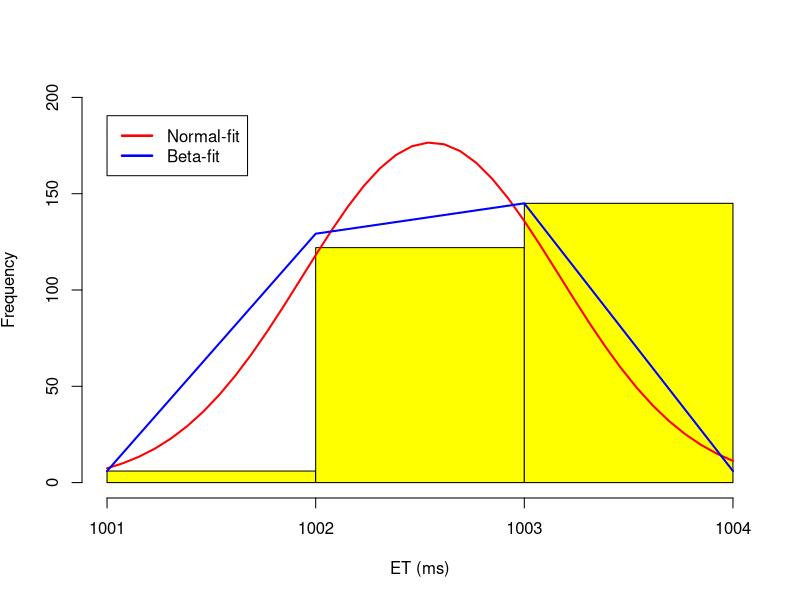
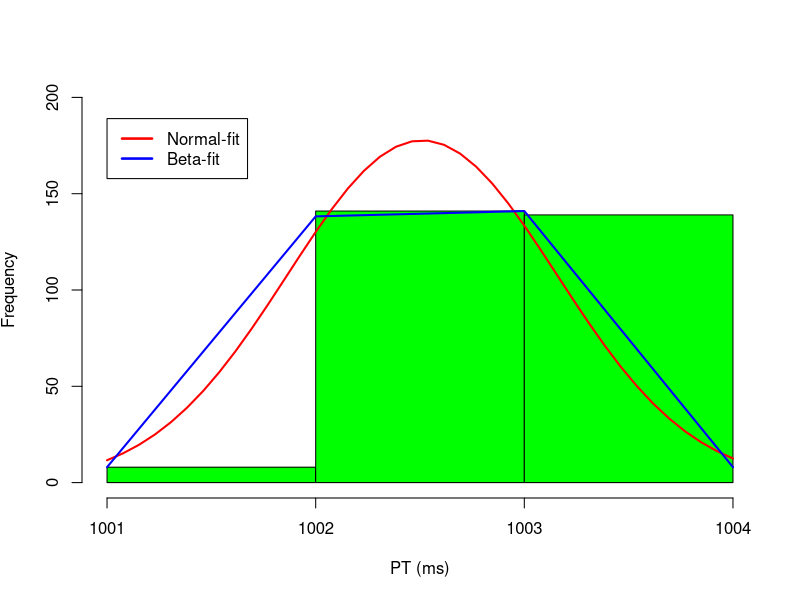
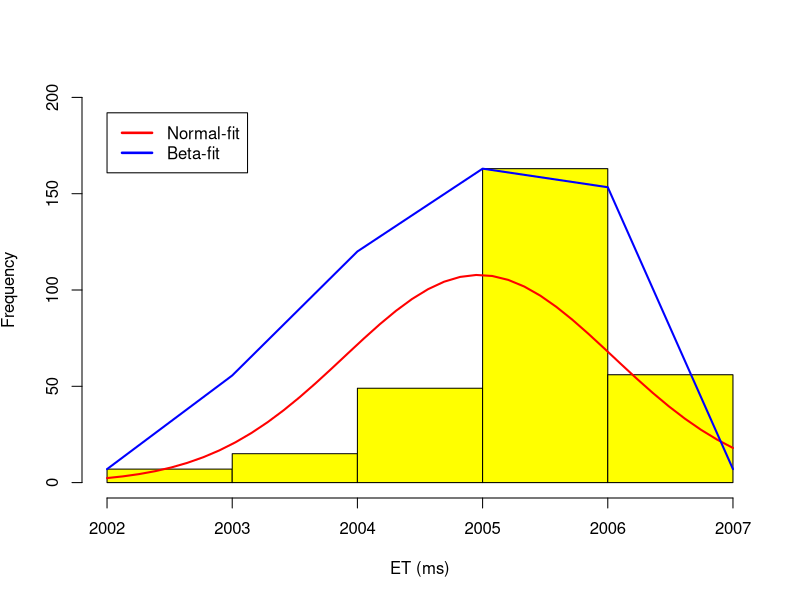
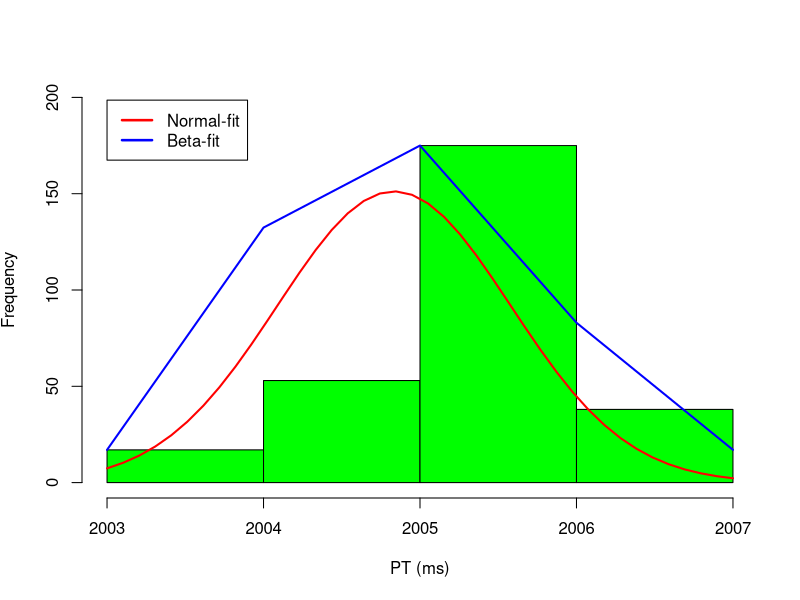
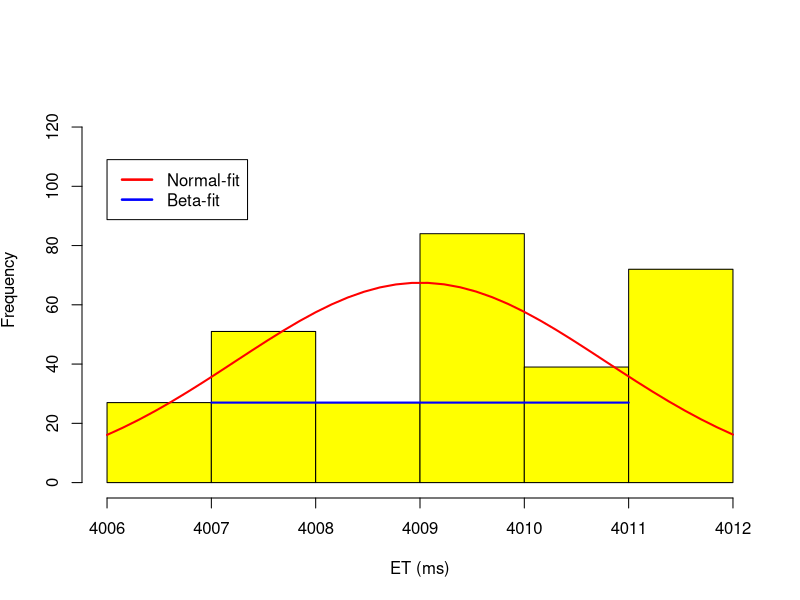
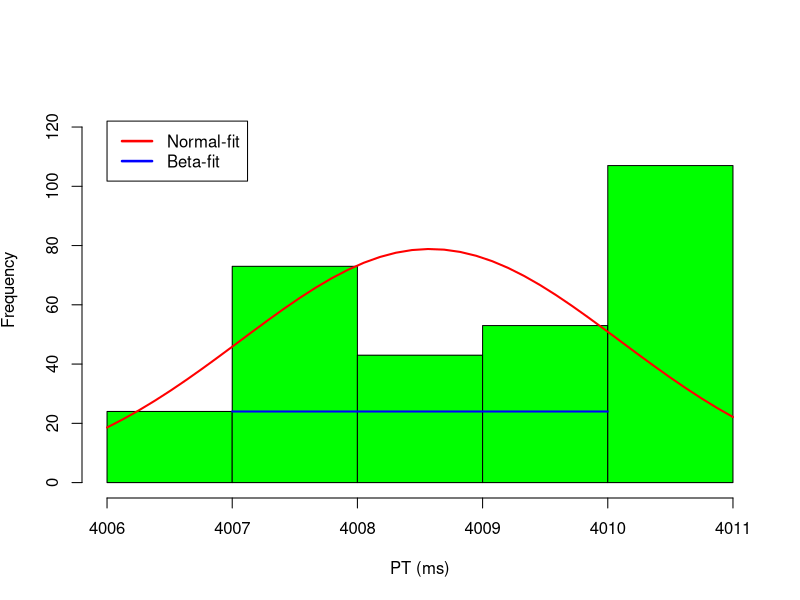
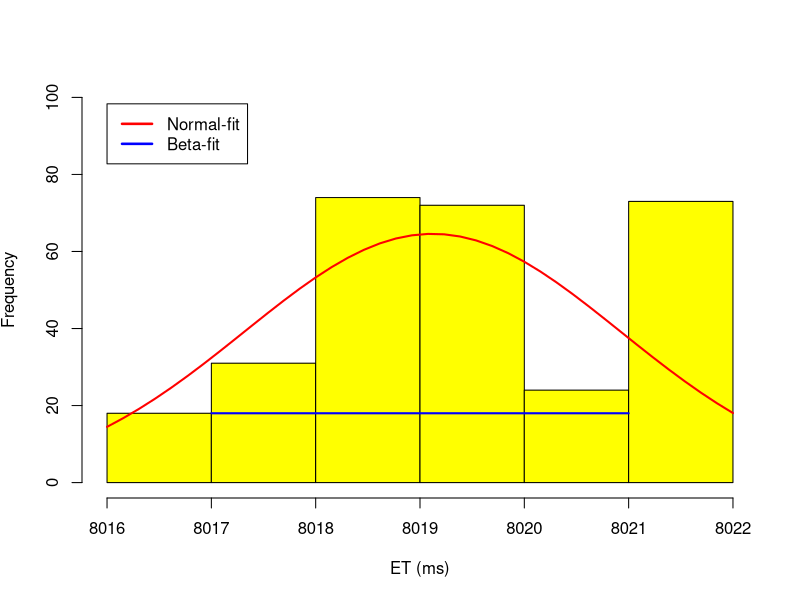
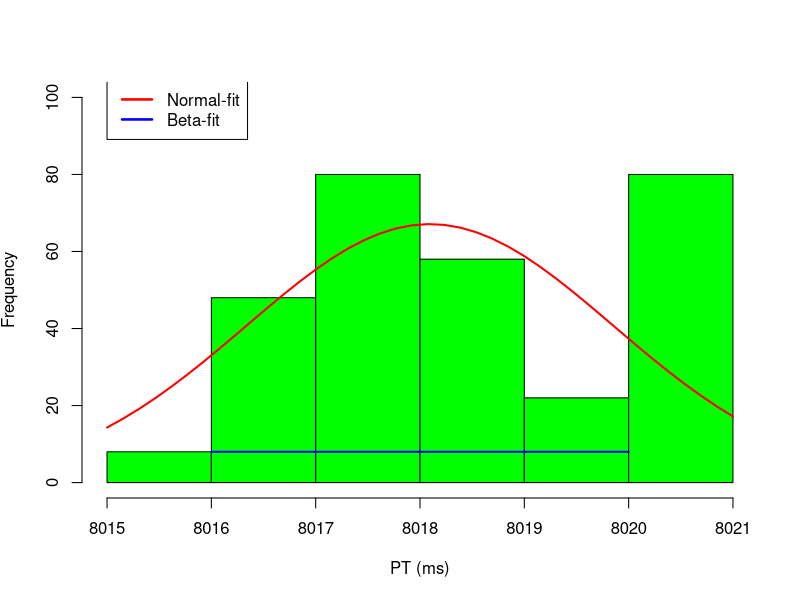

These charts were generated, in order, by the following R code:
x.org = read.csv(file="1_sec.dat",head=TRUE,sep="\t")
x.sub <- subset(x.org, x.org$ITERNUM <= 300)
x_up = mean(x.sub$METIME) + 2*sd(x.sub$METIME)
x_dn = mean(x.sub$METIME) - 2*sd(x.sub$METIME)
x = subset(x.sub, x.sub$METIME >= x_dn & x.sub$METIME <= x_up)
setEPS()
postscript("1_sec_et_hist.eps")
h = hist(x$METIME, right=F, breaks=max(x$METIME)-min(x$METIME)+1, plot=F)
plot(h, ylim=c(0,200), freq=TRUE,  xaxt='n', col="yellow", main='', xlab='ET (ms)', ylab=expression('Frequency'))
xaxtl <- seq(floor(min(h$mids)),ceiling(max(h$mids)))
axis(side=1, at=xaxtl, labels=xaxtl)
xfit<-seq(min(x$METIME),max(x$METIME),length=40)
yfit<-dnorm(xfit,mean=mean(x$METIME),sd=sd(x$METIME))
yfit <- yfit*diff(h$mids[1:2])*length(x$METIME)
lines(xfit, yfit, col="red", lwd=2)
### perform normalization of x #####
x_normal = (x$METIME-min(x$METIME))/(max(x$METIME)-min(x$METIME))
x_normal = sort(x_normal)
### get histogram on normalized x #####
h_normal = hist(x_normal, breaks=length(h$breaks),right=F, plot=F)
### get mean/variance of normalized x #####
m = mean(x_normal)
v = var(x_normal)
estBetaParams <- function(mu, var) {
  alpha <- ((1 - mu) / var - 1 / mu) * mu ^ 2
  beta <- alpha * (1 / mu - 1)
  return(params = list(alpha = alpha, beta = beta))
}
### get parameters a, b from beta distribution on normalized x #####
r <- estBetaParams(m,v)
a <- r[1]; b <- r[2]
a <- as.double(a)
b <- as.double(b)
### get new x-axis values by beta distribution of normalized x #####
y_beta<-dbeta(x_normal,a,b)
### fit x_val and y_val #####
x_val = sort(x$METIME)
y_val = min(h$counts) + ((y_beta)/(max(y_beta)-min(y_beta))) * (max(h$counts)-min(h$counts))
lines(x_val,y_val, col="blue", lwd=2)
legend(min(x$METIME), max(h$counts)+mean(h$counts)/2, c("Normal-fit","Beta-fit"), lty=c(1,1), lwd=c(2.5,2.5),col=c("red","blue"))
dev.off()

x.sub <- subset(x.org, x.org$ITERNUM <= 300)
x_up = mean(x.sub$PRTIME) + 2*sd(x.sub$PRTIME)
x_dn = mean(x.sub$PRTIME) - 2*sd(x.sub$PRTIME)
x = subset(x.sub, x.sub$PRTIME >= x_dn & x.sub$PRTIME <= x_up)
postscript("1_sec_pt_hist.eps")
h = hist(x$PRTIME, right=F, breaks=max(x$PRTIME)-min(x$PRTIME)+1, plot=F)
plot(h, ylim=c(0,200), freq=TRUE,  xaxt='n', col="green", main='', xlab='PT (ms)', ylab=expression('Frequency'))
xaxtl <- seq(floor(min(h$mids)),ceiling(max(h$mids)))
axis(side=1, at=xaxtl, labels=xaxtl)
xfit<-seq(min(x$PRTIME),max(x$PRTIME),length=40)
yfit<-dnorm(xfit,mean=mean(x$PRTIME),sd=sd(x$PRTIME))
yfit <- yfit*diff(h$mids[1:2])*length(x$PRTIME)
lines(xfit, yfit, col="red", lwd=2)
### perform normalization of x #####
x_normal = (x$PRTIME-min(x$PRTIME))/(max(x$PRTIME)-min(x$PRTIME))
x_normal = sort(x_normal)
### get histogram on normalized x #####
h_normal = hist(x_normal, breaks=length(h$breaks),right=F, plot=F)
### get mean/variance of normalized x #####
m = mean(x_normal)
v = var(x_normal)
estBetaParams <- function(mu, var) {
  alpha <- ((1 - mu) / var - 1 / mu) * mu ^ 2
  beta <- alpha * (1 / mu - 1)
  return(params = list(alpha = alpha, beta = beta))
}
### get parameters a, b from beta distribution on normalized x #####
r <- estBetaParams(m,v)
a <- r[1]; b <- r[2]
a <- as.double(a)
b <- as.double(b)
### get new x-axis values by beta distribution of normalized x #####
y_beta<-dbeta(x_normal,a,b)
### fit x_val and y_val #####
x_val = sort(x$PRTIME)
y_val = min(h$counts) + ((y_beta)/(max(y_beta)-min(y_beta))) * (max(h$counts)-min(h$counts))
lines(x_val,y_val, col="blue", lwd=2)
legend(min(x$PRTIME), max(h$counts)+mean(h$counts)/2, c("Normal-fit","Beta-fit"), lty=c(1,1), lwd=c(2.5,2.5),col=c("red","blue"))
dev.off()

x.org = read.csv(file="2_sec.dat",head=TRUE,sep="\t")
x.sub <- subset(x.org, x.org$ITERNUM <= 300)
x_up = mean(x.sub$METIME) + 2*sd(x.sub$METIME)
x_dn = mean(x.sub$METIME) - 2*sd(x.sub$METIME)
x = subset(x.sub, x.sub$METIME >= x_dn & x.sub$METIME <= x_up)
setEPS()
postscript("2_sec_et_hist.eps")
h = hist(x$METIME, right=F, breaks=max(x$METIME)-min(x$METIME)+1, plot=F)
plot(h, ylim=c(0,200), freq=TRUE,  xaxt='n', col="yellow", main='', xlab='ET (ms)', ylab=expression('Frequency'))
xaxtl <- seq(floor(min(h$mids)),ceiling(max(h$mids)))
axis(side=1, at=xaxtl, labels=xaxtl)
xfit<-seq(min(x$METIME),max(x$METIME),length=40)
yfit<-dnorm(xfit,mean=mean(x$METIME),sd=sd(x$METIME))
yfit <- yfit*diff(h$mids[1:2])*length(x$METIME)
lines(xfit, yfit, col="red", lwd=2)
### perform normalization of x #####
x_normal = (x$METIME-min(x$METIME))/(max(x$METIME)-min(x$METIME))
x_normal = sort(x_normal)
### get histogram on normalized x #####
h_normal = hist(x_normal, breaks=length(h$breaks),right=F, plot=F)
### get mean/variance of normalized x #####
m = mean(x_normal)
v = var(x_normal)
estBetaParams <- function(mu, var) {
  alpha <- ((1 - mu) / var - 1 / mu) * mu ^ 2
  beta <- alpha * (1 / mu - 1)
  return(params = list(alpha = alpha, beta = beta))
}
### get parameters a, b from beta distribution on normalized x #####
r <- estBetaParams(m,v)
a <- r[1]; b <- r[2]
a <- as.double(a)
b <- as.double(b)
### get new x-axis values by beta distribution of normalized x #####
y_beta<-dbeta(x_normal,a,b)
### fit x_val and y_val #####
x_val = sort(x$METIME)
y_val = min(h$counts) + ((y_beta)/(max(y_beta)-min(y_beta))) * (max(h$counts)-min(h$counts))
lines(x_val,y_val, col="blue", lwd=2)
legend(min(x$METIME), max(h$counts)+mean(h$counts)/2, c("Normal-fit","Beta-fit"), lty=c(1,1), lwd=c(2.5,2.5),col=c("red","blue"))
dev.off()

x.sub <- subset(x.org, x.org$ITERNUM <= 300)
x_up = mean(x.sub$PRTIME) + 2*sd(x.sub$PRTIME)
x_dn = mean(x.sub$PRTIME) - 2*sd(x.sub$PRTIME)
x = subset(x.sub, x.sub$PRTIME >= x_dn & x.sub$PRTIME <= x_up)
postscript("2_sec_pt_hist.eps")
h = hist(x$PRTIME, right=F, breaks=max(x$PRTIME)-min(x$PRTIME)+1, plot=F)
plot(h, ylim=c(0,200), freq=TRUE,  xaxt='n', col="green", main='', xlab='PT (ms)', ylab=expression('Frequency'))
xaxtl <- seq(floor(min(h$mids)),ceiling(max(h$mids)))
axis(side=1, at=xaxtl, labels=xaxtl)
xfit<-seq(min(x$PRTIME),max(x$PRTIME),length=40)
yfit<-dnorm(xfit,mean=mean(x$PRTIME),sd=sd(x$PRTIME))
yfit <- yfit*diff(h$mids[1:2])*length(x$PRTIME)
lines(xfit, yfit, col="red", lwd=2)
### perform normalization of x #####
x_normal = (x$PRTIME-min(x$PRTIME))/(max(x$PRTIME)-min(x$PRTIME))
x_normal = sort(x_normal)
### get histogram on normalized x #####
h_normal = hist(x_normal, breaks=length(h$breaks),right=F, plot=F)
### get mean/variance of normalized x #####
m = mean(x_normal)
v = var(x_normal)
estBetaParams <- function(mu, var) {
  alpha <- ((1 - mu) / var - 1 / mu) * mu ^ 2
  beta <- alpha * (1 / mu - 1)
  return(params = list(alpha = alpha, beta = beta))
}
### get parameters a, b from beta distribution on normalized x #####
r <- estBetaParams(m,v)
a <- r[1]; b <- r[2]
a <- as.double(a)
b <- as.double(b)
### get new x-axis values by beta distribution of normalized x #####
y_beta<-dbeta(x_normal,a,b)
### fit x_val and y_val #####
x_val = sort(x$PRTIME)
y_val = min(h$counts) + ((y_beta)/(max(y_beta)-min(y_beta))) * (max(h$counts)-min(h$counts))
lines(x_val,y_val, col="blue", lwd=2)
legend(min(x$PRTIME), max(h$counts)+mean(h$counts)/3, c("Normal-fit","Beta-fit"), lty=c(1,1), lwd=c(2.5,2.5),col=c("red","blue"))
dev.off()


x.org = read.csv(file="4_sec.dat",head=TRUE,sep="\t")
x.sub <- subset(x.org, x.org$ITERNUM <= 300)
x_up = mean(x.sub$METIME) + 2*sd(x.sub$METIME)
x_dn = mean(x.sub$METIME) - 2*sd(x.sub$METIME)
x = subset(x.sub, x.sub$PRTIME >= x_dn & x.sub$PRTIME <= x_up)
setEPS()
postscript("4_sec_et_hist.eps")
h = hist(x$METIME, right=F, breaks=max(x$METIME)-min(x$METIME)+1, plot=F)
plot(h, ylim=c(0,130), freq=TRUE,  xaxt='n', col="yellow", main='', xlab='ET (ms)', ylab=expression('Frequency'))
xaxtl <- seq(floor(min(h$mids)),ceiling(max(h$mids)))
axis(side=1, at=xaxtl, labels=xaxtl)
xfit<-seq(min(x$METIME),max(x$METIME),length=40)
yfit<-dnorm(xfit,mean=mean(x$METIME),sd=sd(x$METIME))
yfit <- yfit*diff(h$mids[1:2])*length(x$METIME)
lines(xfit, yfit, col="red", lwd=2)
### perform normalization of x #####
x_normal = (x$METIME-min(x$METIME))/(max(x$METIME)-min(x$METIME))
x_normal = sort(x_normal)
### get histogram on normalized x #####
h_normal = hist(x_normal, breaks=length(h$breaks),right=F, plot=F)
### get mean/variance of normalized x #####
m = mean(x_normal)
v = var(x_normal)
estBetaParams <- function(mu, var) {
  alpha <- ((1 - mu) / var - 1 / mu) * mu ^ 2
  beta <- alpha * (1 / mu - 1)
  return(params = list(alpha = alpha, beta = beta))
}
### get parameters a, b from beta distribution on normalized x #####
r <- estBetaParams(m,v)
a <- r[1]; b <- r[2]
a <- as.double(a)
b <- as.double(b)
### get new x-axis values by beta distribution of normalized x #####
y_beta<-dbeta(x_normal,a,b)
### fit x_val and y_val #####
x_val = sort(x$METIME)
y_val = min(h$counts) + ((y_beta)/(max(y_beta)-min(y_beta))) * (max(h$counts)-min(h$counts))
lines(x_val,y_val, col="blue", lwd=2)
legend(min(x$METIME), max(h$counts)+mean(h$counts)/2, c("Normal-fit","Beta-fit"), lty=c(1,1), lwd=c(2.5,2.5),col=c("red","blue"))
dev.off()

x.sub <- subset(x.org, x.org$ITERNUM <= 300)
x_up = mean(x.sub$PRTIME) + 2*sd(x.sub$PRTIME)
x_dn = mean(x.sub$PRTIME) - 2*sd(x.sub$PRTIME)
x = subset(x.sub, x.sub$PRTIME >= x_dn & x.sub$PRTIME <= x_up)
postscript("4_sec_pt_hist.eps")
h = hist(x$PRTIME, right=F, breaks=max(x$PRTIME)-min(x$PRTIME)+1, plot=F)
plot(h, ylim=c(0,130), freq=TRUE,  xaxt='n', col="green", main='', xlab='PT (ms)', ylab=expression('Frequency'))
xaxtl <- seq(floor(min(h$mids)),ceiling(max(h$mids)))
axis(side=1, at=xaxtl, labels=xaxtl)
xfit<-seq(min(x$PRTIME),max(x$PRTIME),length=40)
yfit<-dnorm(xfit,mean=mean(x$PRTIME),sd=sd(x$PRTIME))
yfit <- yfit*diff(h$mids[1:2])*length(x$PRTIME)
lines(xfit, yfit, col="red", lwd=2)
### perform normalization of x #####
x_normal = (x$PRTIME-min(x$PRTIME))/(max(x$PRTIME)-min(x$PRTIME))
x_normal = sort(x_normal)
### get histogram on normalized x #####
h_normal = hist(x_normal, breaks=length(h$breaks),right=F, plot=F)
### get mean/variance of normalized x #####
m = mean(x_normal)
v = var(x_normal)
estBetaParams <- function(mu, var) {
  alpha <- ((1 - mu) / var - 1 / mu) * mu ^ 2
  beta <- alpha * (1 / mu - 1)
  return(params = list(alpha = alpha, beta = beta))
}
### get parameters a, b from beta distribution on normalized x #####
r <- estBetaParams(m,v)
a <- r[1]; b <- r[2]
a <- as.double(a)
b <- as.double(b)
### get new x-axis values by beta distribution of normalized x #####
y_beta<-dbeta(x_normal,a,b)
### fit x_val and y_val #####
x_val = sort(x$PRTIME)
y_val = min(h$counts) + ((y_beta)/(max(y_beta)-min(y_beta))) * (max(h$counts)-min(h$counts))
lines(x_val,y_val, col="blue", lwd=2)
legend(min(x$PRTIME), max(h$counts)+mean(h$counts)/4, c("Normal-fit","Beta-fit"), lty=c(1,1), lwd=c(2.5,2.5),col=c("red","blue"))
dev.off()


x.org = read.csv(file="8_sec.dat",head=TRUE,sep="\t")
x.sub <- subset(x.org, x.org$ITERNUM <= 300)
x_up = mean(x.sub$METIME) + 2*sd(x.sub$METIME)
x_dn = mean(x.sub$METIME) - 2*sd(x.sub$METIME)
x = subset(x.sub, x.sub$METIME >= x_dn & x.sub$METIME <= x_up)
setEPS()
postscript("8_sec_et_hist.eps")
h = hist(x$METIME, right=F, breaks=max(x$METIME)-min(x$METIME)+1, plot=F)
plot(h, ylim=c(0,100), freq=TRUE,  xaxt='n', col="yellow", main='', xlab='ET (ms)', ylab=expression('Frequency'))
xaxtl <- seq(floor(min(h$mids)),ceiling(max(h$mids)))
axis(side=1, at=xaxtl, labels=xaxtl)
xfit<-seq(min(x$METIME),max(x$METIME),length=40)
yfit<-dnorm(xfit,mean=mean(x$METIME),sd=sd(x$METIME))
yfit <- yfit*diff(h$mids[1:2])*length(x$METIME)
lines(xfit, yfit, col="red", lwd=2)
### perform normalization of x #####
x_normal = (x$METIME-min(x$METIME))/(max(x$METIME)-min(x$METIME))
x_normal = sort(x_normal)
### get histogram on normalized x #####
h_normal = hist(x_normal, breaks=length(h$breaks),right=F, plot=F)
### get mean/variance of normalized x #####
m = mean(x_normal)
v = var(x_normal)
estBetaParams <- function(mu, var) {
  alpha <- ((1 - mu) / var - 1 / mu) * mu ^ 2
  beta <- alpha * (1 / mu - 1)
  return(params = list(alpha = alpha, beta = beta))
}
### get parameters a, b from beta distribution on normalized x #####
r <- estBetaParams(m,v)
a <- r[1]; b <- r[2]
a <- as.double(a)
b <- as.double(b)
### get new x-axis values by beta distribution of normalized x #####
y_beta<-dbeta(x_normal,a,b)
### fit x_val and y_val #####
x_val = sort(x$METIME)
y_val = min(h$counts) + ((y_beta)/(max(y_beta)-min(y_beta))) * (max(h$counts)-min(h$counts))
lines(x_val,y_val, col="blue", lwd=2)
legend(min(x$METIME), max(h$counts)+mean(h$counts)/2, c("Normal-fit","Beta-fit"), lty=c(1,1), lwd=c(2.5,2.5),col=c("red","blue"))
dev.off()

x.sub <- subset(x.org, x.org$ITERNUM <= 300)
x_up = mean(x.sub$PRTIME) + 2*sd(x.sub$PRTIME)
x_dn = mean(x.sub$PRTIME) - 2*sd(x.sub$PRTIME)
x = subset(x.sub, x.sub$PRTIME >= x_dn & x.sub$PRTIME <= x_up)
postscript("8_sec_pt_hist.eps")
h = hist(x$PRTIME, right=F, breaks=max(x$PRTIME)-min(x$PRTIME)+1, plot=F)
plot(h, ylim=c(0,100), freq=TRUE,  xaxt='n', col="green", main='', xlab='PT (ms)', ylab=expression('Frequency'))
xaxtl <- seq(floor(min(h$mids)),ceiling(max(h$mids)))
axis(side=1, at=xaxtl, labels=xaxtl)
xfit<-seq(min(x$PRTIME),max(x$PRTIME),length=40)
yfit<-dnorm(xfit,mean=mean(x$PRTIME),sd=sd(x$PRTIME))
yfit <- yfit*diff(h$mids[1:2])*length(x$PRTIME)
lines(xfit, yfit, col="red", lwd=2)
### perform normalization of x #####
x_normal = (x$PRTIME-min(x$PRTIME))/(max(x$PRTIME)-min(x$PRTIME))
x_normal = sort(x_normal)
### get histogram on normalized x #####
h_normal = hist(x_normal, breaks=length(h$breaks),right=F, plot=F)
### get mean/variance of normalized x #####
m = mean(x_normal)
v = var(x_normal)
estBetaParams <- function(mu, var) {
  alpha <- ((1 - mu) / var - 1 / mu) * mu ^ 2
  beta <- alpha * (1 / mu - 1)
  return(params = list(alpha = alpha, beta = beta))
}
### get parameters a, b from beta distribution on normalized x #####
r <- estBetaParams(m,v)
a <- r[1]; b <- r[2]
a <- as.double(a)
b <- as.double(b)
### get new x-axis values by beta distribution of normalized x #####
y_beta<-dbeta(x_normal,a,b)
### fit x_val and y_val #####
x_val = sort(x$PRTIME)
y_val = min(h$counts) + ((y_beta)/(max(y_beta)-min(y_beta))) * (max(h$counts)-min(h$counts))
lines(x_val,y_val, col="blue", lwd=2)
legend(min(x$PRTIME), max(h$counts)+mean(h$counts)/2, c("Normal-fit","Beta-fit"), lty=c(1,1), lwd=c(2.5,2.5),col=c("red","blue"))
dev.off()

x.org = read.csv(file="16_sec.dat",head=TRUE,sep="\t")
x.sub <- subset(x.org, x.org$ITERNUM <= 300)
x_up = mean(x.sub$METIME) + 2*sd(x.sub$METIME)
x_dn = mean(x.sub$METIME) - 2*sd(x.sub$METIME)
x = subset(x.sub, x.sub$METIME >= x_dn & x.sub$METIME <= x_up)
setEPS()
postscript("16_sec_et_hist.eps")
h = hist(x$METIME, right=F, breaks=max(x$METIME)-min(x$METIME)+1, plot=F)
plot(h, ylim=c(0,100), freq=TRUE,  xaxt='n', col="yellow", main='', xlab='ET (ms)', ylab=expression('Frequency'))
xaxtl <- seq(floor(min(h$mids)),ceiling(max(h$mids)))
axis(side=1, at=xaxtl, labels=xaxtl)
xfit<-seq(min(x$METIME),max(x$METIME),length=40)
yfit<-dnorm(xfit,mean=mean(x$METIME),sd=sd(x$METIME))
yfit <- yfit*diff(h$mids[1:2])*length(x$METIME)
lines(xfit, yfit, col="red", lwd=2)
### perform normalization of x #####
x_normal = (x$METIME-min(x$METIME))/(max(x$METIME)-min(x$METIME))
x_normal = sort(x_normal)
### get histogram on normalized x #####
h_normal = hist(x_normal, breaks=length(h$breaks),right=F, plot=F)
### get mean/variance of normalized x #####
m = mean(x_normal)
v = var(x_normal)
estBetaParams <- function(mu, var) {
  alpha <- ((1 - mu) / var - 1 / mu) * mu ^ 2
  beta <- alpha * (1 / mu - 1)
  return(params = list(alpha = alpha, beta = beta))
}
### get parameters a, b from beta distribution on normalized x #####
r <- estBetaParams(m,v)
a <- r[1]; b <- r[2]
a <- as.double(a)
b <- as.double(b)
### get new x-axis values by beta distribution of normalized x #####
y_beta<-dbeta(x_normal,a,b)
### fit x_val and y_val #####
x_val = sort(x$METIME)
y_val = min(h$counts) + ((y_beta)/(max(y_beta)-min(y_beta))) * (max(h$counts)-min(h$counts))
lines(x_val,y_val, col="blue", lwd=2)
legend(min(x$METIME), max(h$counts)+mean(h$counts)/2, c("Normal-fit","Beta-fit"), lty=c(1,1), lwd=c(2.5,2.5),col=c("red","blue"))
dev.off()

x.sub <- subset(x.org, x.org$ITERNUM <= 300)
x_up = mean(x.sub$PRTIME) + 2*sd(x.sub$PRTIME)
x_dn = mean(x.sub$PRTIME) - 2*sd(x.sub$PRTIME)
x = subset(x.sub, x.sub$PRTIME >= x_dn & x.sub$PRTIME <= x_up)
postscript("16_sec_pt_hist.eps")
h = hist(x$PRTIME, right=F, breaks=max(x$PRTIME)-min(x$PRTIME)+1, plot=F)
plot(h, ylim=c(0,120), freq=TRUE,  xaxt='n', col="green", main='', xlab='PT (ms)', ylab=expression('Frequency'))
xaxtl <- seq(floor(min(h$mids)),ceiling(max(h$mids)))
axis(side=1, at=xaxtl, labels=xaxtl)
xfit<-seq(min(x$PRTIME),max(x$PRTIME),length=40)
yfit<-dnorm(xfit,mean=mean(x$PRTIME),sd=sd(x$PRTIME))
yfit <- yfit*diff(h$mids[1:2])*length(x$PRTIME)
lines(xfit, yfit, col="red", lwd=2)
### perform normalization of x #####
x_normal = (x$PRTIME-min(x$PRTIME))/(max(x$PRTIME)-min(x$PRTIME))
x_normal = sort(x_normal)
### get histogram on normalized x #####
h_normal = hist(x_normal, breaks=length(h$breaks),right=F, plot=F)
### get mean/variance of normalized x #####
m = mean(x_normal)
v = var(x_normal)
estBetaParams <- function(mu, var) {
  alpha <- ((1 - mu) / var - 1 / mu) * mu ^ 2
  beta <- alpha * (1 / mu - 1)
  return(params = list(alpha = alpha, beta = beta))
}
### get parameters a, b from beta distribution on normalized x #####
r <- estBetaParams(m,v)
a <- r[1]; b <- r[2]
a <- as.double(a)
b <- as.double(b)
### get new x-axis values by beta distribution of normalized x #####
y_beta<-dbeta(x_normal,a,b)
### fit x_val and y_val #####
x_val = sort(x$PRTIME)
y_val = min(h$counts) + ((y_beta)/(max(y_beta)-min(y_beta))) * (max(h$counts)-min(h$counts))
lines(x_val,y_val, col="blue", lwd=2)
legend(min(x$PRTIME), max(h$counts)+mean(h$counts)/4, c("Normal-fit","Beta-fit"), lty=c(1,1), lwd=c(2.5,2.5),col=c("red","blue"))
dev.off()

x.org = read.csv(file="32_sec.dat",head=TRUE,sep="\t")
x.sub <- subset(x.org, x.org$ITERNUM <= 300)
x_up = mean(x.sub$METIME) + 2*sd(x.sub$METIME)
x_dn = mean(x.sub$METIME) - 2*sd(x.sub$METIME)
x = subset(x.sub, x.sub$METIME >= x_dn & x.sub$METIME <= x_up)
setEPS()
postscript("32_sec_et_hist.eps")
h = hist(x$METIME, right=F, breaks=max(x$METIME)-min(x$METIME)+1, plot=F)
plot(h, ylim=c(0,100), freq=TRUE,  xaxt='n', col="yellow", main='', xlab='ET (ms)', ylab=expression('Frequency'))
xaxtl <- seq(floor(min(h$mids)),ceiling(max(h$mids)))
axis(side=1, at=xaxtl, labels=xaxtl)
xfit<-seq(min(x$METIME),max(x$METIME),length=40)
yfit<-dnorm(xfit,mean=mean(x$METIME),sd=sd(x$METIME))
yfit <- yfit*diff(h$mids[1:2])*length(x$METIME)
lines(xfit, yfit, col="red", lwd=2)
### perform normalization of x #####
x_normal = (x$METIME-min(x$METIME))/(max(x$METIME)-min(x$METIME))
x_normal = sort(x_normal)
### get histogram on normalized x #####
h_normal = hist(x_normal, breaks=length(h$breaks),right=F, plot=F)
### get mean/variance of normalized x #####
m = mean(x_normal)
v = var(x_normal)
estBetaParams <- function(mu, var) {
  alpha <- ((1 - mu) / var - 1 / mu) * mu ^ 2
  beta <- alpha * (1 / mu - 1)
  return(params = list(alpha = alpha, beta = beta))
}
### get parameters a, b from beta distribution on normalized x #####
r <- estBetaParams(m,v)
a <- r[1]; b <- r[2]
a <- as.double(a)
b <- as.double(b)
### get new x-axis values by beta distribution of normalized x #####
y_beta<-dbeta(x_normal,a,b)
### fit x_val and y_val #####
x_val = sort(x$METIME)
y_val = min(h$counts) + ((y_beta)/(max(y_beta)-min(y_beta))) * (max(h$counts)-min(h$counts))
lines(x_val,y_val, col="blue", lwd=2)
legend((mean(x$METIME)+max(x$METIME))/2, max(h$counts)+mean(h$counts)/2, c("Normal-fit","Beta-fit"), lty=c(1,1), lwd=c(2.5,2.5),col=c("red","blue"))
dev.off()

x.sub <- subset(x.org, x.org$ITERNUM <= 300)
x_up = mean(x.sub$PRTIME) + 2*sd(x.sub$PRTIME)
x_dn = mean(x.sub$PRTIME) - 2*sd(x.sub$PRTIME)
x = subset(x.sub, x.sub$PRTIME >= x_dn & x.sub$PRTIME <= x_up)
postscript("32_sec_pt_hist.eps")
h = hist(x$PRTIME, right=F, breaks=max(x$PRTIME)-min(x$PRTIME)+1, plot=F)
plot(h, ylim=c(0,100), freq=TRUE,  xaxt='n', col="green", main='', xlab='PT (ms)', ylab=expression('Frequency'))
xaxtl <- seq(floor(min(h$mids)),ceiling(max(h$mids)))
axis(side=1, at=xaxtl, labels=xaxtl)
xfit<-seq(min(x$PRTIME),max(x$PRTIME),length=40)
yfit<-dnorm(xfit,mean=mean(x$PRTIME),sd=sd(x$PRTIME))
yfit <- yfit*diff(h$mids[1:2])*length(x$PRTIME)
lines(xfit, yfit, col="red", lwd=2)
### perform normalization of x #####
x_normal = (x$PRTIME-min(x$PRTIME))/(max(x$PRTIME)-min(x$PRTIME))
x_normal = sort(x_normal)
### get histogram on normalized x #####
h_normal = hist(x_normal, breaks=length(h$breaks),right=F, plot=F)
### get mean/variance of normalized x #####
m = mean(x_normal)
v = var(x_normal)
estBetaParams <- function(mu, var) {
  alpha <- ((1 - mu) / var - 1 / mu) * mu ^ 2
  beta <- alpha * (1 / mu - 1)
  return(params = list(alpha = alpha, beta = beta))
}
### get parameters a, b from beta distribution on normalized x #####
r <- estBetaParams(m,v)
a <- r[1]; b <- r[2]
a <- as.double(a)
b <- as.double(b)
### get new x-axis values by beta distribution of normalized x #####
y_beta<-dbeta(x_normal,a,b)
### fit x_val and y_val #####
x_val = sort(x$PRTIME)
y_val = min(h$counts) + ((y_beta)/(max(y_beta)-min(y_beta))) * (max(h$counts)-min(h$counts))
lines(x_val,y_val, col="blue", lwd=2)
legend((mean(x$PRTIME)+max(x$PRTIME))/2, 90, c("Normal-fit","Beta-fit"), lty=c(1,1), lwd=c(2.5,2.5),col=c("red","blue"))
dev.off()

x.org = read.csv(file="64_sec.dat",head=TRUE,sep="\t")
x.sub <- subset(x.org, x.org$ITERNUM <= 300)
x_up = mean(x.sub$METIME) + 2*sd(x.sub$METIME)
x_dn = mean(x.sub$METIME) - 2*sd(x.sub$METIME)
x = subset(x.sub, x.sub$METIME >= x_dn & x.sub$METIME <= x_up)
setEPS()
postscript("64_sec_et_hist.eps")
h = hist(x$METIME, right=F, breaks=max(x$METIME)-min(x$METIME)+1, plot=F)
plot(h, ylim=c(0,60), freq=TRUE,  xaxt='n', col="yellow", main='', xlab='ET (ms)', ylab=expression('Frequency'))
xaxtl <- seq(floor(min(h$mids)),ceiling(max(h$mids)))
axis(side=1, at=xaxtl, labels=xaxtl)
xfit<-seq(min(x$METIME),max(x$METIME),length=40)
yfit<-dnorm(xfit,mean=mean(x$METIME),sd=sd(x$METIME))
yfit <- yfit*diff(h$mids[1:2])*length(x$METIME)
lines(xfit, yfit, col="red", lwd=2)
### perform normalization of x #####
x_normal = (x$METIME-min(x$METIME))/(max(x$METIME)-min(x$METIME))
x_normal = sort(x_normal)
### get histogram on normalized x #####
h_normal = hist(x_normal, breaks=length(h$breaks),right=F, plot=F)
### get mean/variance of normalized x #####
m = mean(x_normal)
v = var(x_normal)
estBetaParams <- function(mu, var) {
  alpha <- ((1 - mu) / var - 1 / mu) * mu ^ 2
  beta <- alpha * (1 / mu - 1)
  return(params = list(alpha = alpha, beta = beta))
}
### get parameters a, b from beta distribution on normalized x #####
r <- estBetaParams(m,v)
a <- r[1]; b <- r[2]
a <- as.double(a)
b <- as.double(b)
### get new x-axis values by beta distribution of normalized x #####
y_beta<-dbeta(x_normal,a,b)
### fit x_val and y_val #####
x_val = sort(x$METIME)
y_val = min(h$counts) + ((y_beta)/(max(y_beta)-min(y_beta))) * (max(h$counts)-min(h$counts))
lines(x_val,y_val, col="blue", lwd=2)
legend((mean(x$METIME)+max(x$METIME))/2, max(h$counts)+mean(h$counts)/4, c("Normal-fit","Beta-fit"), lty=c(1,1), lwd=c(2.5,2.5),col=c("red","blue"))
dev.off()

x.sub <- subset(x.org, x.org$ITERNUM <= 300)
x_up = mean(x.sub$PRTIME) + 2*sd(x.sub$PRTIME)
x_dn = mean(x.sub$PRTIME) - 2*sd(x.sub$PRTIME)
x = subset(x.sub, x.sub$PRTIME >= x_dn & x.sub$PRTIME <= x_up)
postscript("64_sec_pt_hist.eps")
h = hist(x$PRTIME, right=F, breaks=max(x$PRTIME)-min(x$PRTIME)+1, plot=F)
plot(h, ylim=c(0,80), freq=TRUE,  xaxt='n', col="green", main='', xlab='PT (ms)', ylab=expression('Frequency'))
xaxtl <- seq(floor(min(h$mids)),ceiling(max(h$mids)))
axis(side=1, at=xaxtl, labels=xaxtl)
xfit<-seq(min(x$PRTIME),max(x$PRTIME),length=40)
yfit<-dnorm(xfit,mean=mean(x$PRTIME),sd=sd(x$PRTIME))
yfit <- yfit*diff(h$mids[1:2])*length(x$PRTIME)
lines(xfit, yfit, col="red", lwd=2)
### perform normalization of x #####
x_normal = (x$PRTIME-min(x$PRTIME))/(max(x$PRTIME)-min(x$PRTIME))
x_normal = sort(x_normal)
### get histogram on normalized x #####
h_normal = hist(x_normal, breaks=length(h$breaks),right=F, plot=F)
### get mean/variance of normalized x #####
m = mean(x_normal)
v = var(x_normal)
estBetaParams <- function(mu, var) {
  alpha <- ((1 - mu) / var - 1 / mu) * mu ^ 2
  beta <- alpha * (1 / mu - 1)
  return(params = list(alpha = alpha, beta = beta))
}
### get parameters a, b from beta distribution on normalized x #####
r <- estBetaParams(m,v)
a <- r[1]; b <- r[2]
a <- as.double(a)
b <- as.double(b)
### get new x-axis values by beta distribution of normalized x #####
y_beta<-dbeta(x_normal,a,b)
### fit x_val and y_val #####
x_val = sort(x$PRTIME)
y_val = min(h$counts) + ((y_beta)/(max(y_beta)-min(y_beta))) * (max(h$counts)-min(h$counts))
lines(x_val,y_val, col="blue", lwd=2)
legend((mean(x$PRTIME)+max(x$PRTIME))/2, max(h$counts)+mean(h$counts)/2, c("Normal-fit","Beta-fit"), lty=c(1,1), lwd=c(2.5,2.5),col=c("red","blue"))
dev.off()

x.org = read.csv(file="128_sec.dat",head=TRUE,sep="\t")
x.sub <- subset(x.org, x.org$ITERNUM <= 300)
x_up = mean(x.sub$METIME) + 2*sd(x.sub$METIME)
x_dn = mean(x.sub$METIME) - 2*sd(x.sub$METIME)
x = subset(x.sub, x.sub$METIME >= x_dn & x.sub$METIME <= x_up)
setEPS()
postscript("128_sec_et_hist.eps")
h = hist(x$METIME, right=F, breaks=max(x$METIME)-min(x$METIME)+1, plot=F)
plot(h, ylim=c(0,80), freq=TRUE,  xaxt='n', col="yellow", main='', xlab='ET (ms)', ylab=expression('Frequency'))
xaxtl <- seq(floor(min(h$mids)),ceiling(max(h$mids)))
axis(side=1, at=xaxtl, labels=xaxtl)
xfit<-seq(min(x$METIME),max(x$METIME),length=40)
yfit<-dnorm(xfit,mean=mean(x$METIME),sd=sd(x$METIME))
yfit <- yfit*diff(h$mids[1:2])*length(x$METIME)
lines(xfit, yfit, col="red", lwd=2)
### perform normalization of x #####
x_normal = (x$METIME-min(x$METIME))/(max(x$METIME)-min(x$METIME))
x_normal = sort(x_normal)
### get histogram on normalized x #####
h_normal = hist(x_normal, breaks=length(h$breaks),right=F, plot=F)
### get mean/variance of normalized x #####
m = mean(x_normal)
v = var(x_normal)
estBetaParams <- function(mu, var) {
  alpha <- ((1 - mu) / var - 1 / mu) * mu ^ 2
  beta <- alpha * (1 / mu - 1)
  return(params = list(alpha = alpha, beta = beta))
}
### get parameters a, b from beta distribution on normalized x #####
r <- estBetaParams(m,v)
a <- r[1]; b <- r[2]
a <- as.double(a)
b <- as.double(b)
### get new x-axis values by beta distribution of normalized x #####
y_beta<-dbeta(x_normal,a,b)
### fit x_val and y_val #####
x_val = sort(x$METIME)
y_val = min(h$counts) + ((y_beta)/(max(y_beta)-min(y_beta))) * (max(h$counts)-min(h$counts))
lines(x_val,y_val, col="blue", lwd=2)
legend((mean(x$METIME)+max(x$METIME))/2, max(h$counts)+mean(h$counts)/2, c("Normal-fit","Beta-fit"), lty=c(1,1), lwd=c(2.5,2.5),col=c("red","blue"))
dev.off()

x.sub <- subset(x.org, x.org$ITERNUM <= 300)
x_up = mean(x.sub$PRTIME) + 2*sd(x.sub$PRTIME)
x_dn = mean(x.sub$PRTIME) - 2*sd(x.sub$PRTIME)
x = subset(x.sub, x.sub$PRTIME >= x_dn & x.sub$PRTIME <= x_up)
postscript("128_sec_pt_hist.eps")
h = hist(x$PRTIME, right=F, breaks=max(x$PRTIME)-min(x$PRTIME)+1, plot=F)
plot(h, ylim=c(0,80), freq=TRUE,  xaxt='n', col="green", main='', xlab='PT (ms)', ylab=expression('Frequency'))
xaxtl <- seq(floor(min(h$mids)),ceiling(max(h$mids)))
axis(side=1, at=xaxtl, labels=xaxtl)
xfit<-seq(min(x$PRTIME),max(x$PRTIME),length=40)
yfit<-dnorm(xfit,mean=mean(x$PRTIME),sd=sd(x$PRTIME))
yfit <- yfit*diff(h$mids[1:2])*length(x$PRTIME)
lines(xfit, yfit, col="red", lwd=2)
### perform normalization of x #####
x_normal = (x$PRTIME-min(x$PRTIME))/(max(x$PRTIME)-min(x$PRTIME))
x_normal = sort(x_normal)
### get histogram on normalized x #####
h_normal = hist(x_normal, breaks=length(h$breaks),right=F, plot=F)
### get mean/variance of normalized x #####
m = mean(x_normal)
v = var(x_normal)
estBetaParams <- function(mu, var) {
  alpha <- ((1 - mu) / var - 1 / mu) * mu ^ 2
  beta <- alpha * (1 / mu - 1)
  return(params = list(alpha = alpha, beta = beta))
}
### get parameters a, b from beta distribution on normalized x #####
r <- estBetaParams(m,v)
a <- r[1]; b <- r[2]
a <- as.double(a)
b <- as.double(b)
### get new x-axis values by beta distribution of normalized x #####
y_beta<-dbeta(x_normal,a,b)
### fit x_val and y_val #####
x_val = sort(x$PRTIME)
y_val = min(h$counts) + ((y_beta)/(max(y_beta)-min(y_beta))) * (max(h$counts)-min(h$counts))
lines(x_val,y_val, col="blue", lwd=2)
legend(min(x$PRTIME), max(h$counts)+mean(h$counts)/4, c("Normal-fit","Beta-fit"), lty=c(1,1), lwd=c(2.5,2.5),col=c("red","blue"))
dev.off()

x.org = read.csv(file="256_sec.dat",head=TRUE,sep="\t")
x.sub <- subset(x.org, x.org$ITERNUM <= 300)
x_up = mean(x.sub$METIME) + 0.1*sd(x.sub$METIME) # rather than 2
x_dn = mean(x.sub$METIME) - 2*sd(x.sub$METIME)
x = subset(x.sub, x.sub$METIME >= x_dn & x.sub$METIME <= x_up)
setEPS()
postscript("256_sec_et_hist.eps")
h = hist(x$METIME, right=F, breaks=max(x$METIME)-min(x$METIME)+1, plot=F)
plot(h, ylim=c(0,60), freq=TRUE,  xaxt='n', col="yellow", main='', xlab='ET (ms)', ylab=expression('Frequency'))
xaxtl <- seq(floor(min(h$mids)),ceiling(max(h$mids)))
axis(side=1, at=xaxtl, labels=xaxtl)
xfit<-seq(min(x$METIME),max(x$METIME),length=40)
yfit<-dnorm(xfit,mean=mean(x$METIME),sd=sd(x$METIME))
yfit <- yfit*diff(h$mids[1:2])*length(x$METIME)
lines(xfit, yfit, col="red", lwd=2)
### perform normalization of x #####
x_normal = (x$METIME-min(x$METIME))/(max(x$METIME)-min(x$METIME))
x_normal = sort(x_normal)
### get histogram on normalized x #####
h_normal = hist(x_normal, breaks=length(h$breaks),right=F, plot=F)
### get mean/variance of normalized x #####
m = mean(x_normal)
v = var(x_normal)
estBetaParams <- function(mu, var) {
  alpha <- ((1 - mu) / var - 1 / mu) * mu ^ 2
  beta <- alpha * (1 / mu - 1)
  return(params = list(alpha = alpha, beta = beta))
}
### get parameters a, b from beta distribution on normalized x #####
r <- estBetaParams(m,v)
a <- r[1]; b <- r[2]
a <- as.double(a)
b <- as.double(b)
### get new x-axis values by beta distribution of normalized x #####
y_beta<-dbeta(x_normal,a,b)
### fit x_val and y_val #####
x_val = sort(x$METIME)
y_val = min(h$counts) + ((y_beta)/(max(y_beta)-min(y_beta))) * (max(h$counts)-min(h$counts))
lines(x_val,y_val, col="blue", lwd=2)
legend((mean(x$METIME)+max(x$METIME))/2, max(h$counts)+mean(h$counts)/5, c("Normal-fit","Beta-fit"), lty=c(1,1), lwd=c(2.5,2.5),col=c("red","blue"))
dev.off()

x.sub <- subset(x.org, x.org$ITERNUM <= 300)
x_up = mean(x.sub$PRTIME) + 2*sd(x.sub$PRTIME)
x_dn = mean(x.sub$PRTIME) - 2*sd(x.sub$PRTIME)
x = subset(x.sub, x.sub$PRTIME >= x_dn & x.sub$PRTIME <= x_up)
postscript("256_sec_pt_hist.eps")
h = hist(x$PRTIME, right=F, breaks=max(x$PRTIME)-min(x$PRTIME)+1, plot=F)
plot(h, ylim=c(0,60), freq=TRUE,  xaxt='n', col="green", main='', xlab='PT (ms)', ylab=expression('Frequency'))
xaxtl <- seq(floor(min(h$mids)),ceiling(max(h$mids)))
axis(side=1, at=xaxtl, labels=xaxtl)
xfit<-seq(min(x$PRTIME),max(x$PRTIME),length=40)
yfit<-dnorm(xfit,mean=mean(x$PRTIME),sd=sd(x$PRTIME))
yfit <- yfit*diff(h$mids[1:2])*length(x$PRTIME)
lines(xfit, yfit, col="red", lwd=2)
### perform normalization of x #####
x_normal = (x$PRTIME-min(x$PRTIME))/(max(x$PRTIME)-min(x$PRTIME))
x_normal = sort(x_normal)
### get histogram on normalized x #####
h_normal = hist(x_normal, breaks=length(h$breaks),right=F, plot=F)
### get mean/variance of normalized x #####
m = mean(x_normal)
v = var(x_normal)
estBetaParams <- function(mu, var) {
  alpha <- ((1 - mu) / var - 1 / mu) * mu ^ 2
  beta <- alpha * (1 / mu - 1)
  return(params = list(alpha = alpha, beta = beta))
}
### get parameters a, b from beta distribution on normalized x #####
r <- estBetaParams(m,v)
a <- r[1]; b <- r[2]
a <- as.double(a)
b <- as.double(b)
### get new x-axis values by beta distribution of normalized x #####
y_beta<-dbeta(x_normal,a,b)
### fit x_val and y_val #####
x_val = sort(x$PRTIME)
y_val = min(h$counts) + ((y_beta)/(max(y_beta)-min(y_beta))) * (max(h$counts)-min(h$counts))
lines(x_val,y_val, col="blue", lwd=2)
legend((mean(x$PRTIME)+max(x$PRTIME))/2, max(h$counts)+mean(h$counts)/4, c("Normal-fit","Beta-fit"), lty=c(1,1), lwd=c(2.5,2.5),col=c("red","blue"))
dev.off()

x.org = read.csv(file="512_sec.dat",head=TRUE,sep="\t")
x.sub <- subset(x.org, x.org$ITERNUM <= 300)
x_up = mean(x.sub$METIME) + 0*sd(x.sub$METIME) # rather than 2
x_dn = mean(x.sub$METIME) - 2*sd(x.sub$METIME)
x = subset(x.sub, x.sub$METIME >= x_dn & x.sub$METIME <= x_up)
setEPS()
postscript("512_sec_et_hist.eps")
h = hist(x$METIME, right=F, breaks=max(x$METIME)-min(x$METIME)+1, plot=F)
plot(h, ylim=c(0,50), freq=TRUE,  xaxt='n', col="yellow", main='', xlab='ET (ms)', ylab=expression('Frequency'))
xaxtl <- seq(floor(min(h$mids)),ceiling(max(h$mids)))
axis(side=1, at=xaxtl, labels=xaxtl)
xfit<-seq(min(x$METIME),max(x$METIME),length=40)
yfit<-dnorm(xfit,mean=mean(x$METIME),sd=sd(x$METIME))
yfit <- yfit*diff(h$mids[1:2])*length(x$METIME)
lines(xfit, yfit, col="red", lwd=2)
### perform normalization of x #####
x_normal = (x$METIME-min(x$METIME))/(max(x$METIME)-min(x$METIME))
x_normal = sort(x_normal)
### get histogram on normalized x #####
h_normal = hist(x_normal, breaks=length(h$breaks),right=F, plot=F)
### get mean/variance of normalized x #####
m = mean(x_normal)
v = var(x_normal)
estBetaParams <- function(mu, var) {
  alpha <- ((1 - mu) / var - 1 / mu) * mu ^ 2
  beta <- alpha * (1 / mu - 1)
  return(params = list(alpha = alpha, beta = beta))
}
### get parameters a, b from beta distribution on normalized x #####
r <- estBetaParams(m,v)
a <- r[1]; b <- r[2]
a <- as.double(a)
b <- as.double(b)
### get new x-axis values by beta distribution of normalized x #####
y_beta<-dbeta(x_normal,a,b)
### fit x_val and y_val #####
x_val = sort(x$METIME)
y_val = min(h$counts) + ((y_beta)/(max(y_beta)-min(y_beta))) * (max(h$counts)-min(h$counts))
lines(x_val,y_val, col="blue", lwd=2)
legend((mean(x$METIME)+max(x$METIME))/2, max(h$counts)+mean(h$counts)/5, c("Normal-fit","Beta-fit"), lty=c(1,1), lwd=c(2.5,2.5),col=c("red","blue"))
dev.off()

x.sub <- subset(x.org, x.org$ITERNUM <= 300)
x_up = mean(x.sub$PRTIME) + 2*sd(x.sub$PRTIME)
x_dn = mean(x.sub$PRTIME) - 2*sd(x.sub$PRTIME)
x = subset(x.sub, x.sub$PRTIME >= x_dn & x.sub$PRTIME <= x_up)
postscript("512_sec_pt_hist.eps")
h = hist(x$PRTIME, right=F, breaks=max(x$PRTIME)-min(x$PRTIME)+1, plot=F)
plot(h, ylim=c(0,50), freq=TRUE,  xaxt='n', col="green", main='', xlab='PT (ms)', ylab=expression('Frequency'))
xaxtl <- seq(floor(min(h$mids)),ceiling(max(h$mids)))
axis(side=1, at=xaxtl, labels=xaxtl)
xfit<-seq(min(x$PRTIME),max(x$PRTIME),length=40)
yfit<-dnorm(xfit,mean=mean(x$PRTIME),sd=sd(x$PRTIME))
yfit <- yfit*diff(h$mids[1:2])*length(x$PRTIME)
lines(xfit, yfit, col="red", lwd=2)
### perform normalization of x #####
x_normal = (x$PRTIME-min(x$PRTIME))/(max(x$PRTIME)-min(x$PRTIME))
x_normal = sort(x_normal)
### get histogram on normalized x #####
h_normal = hist(x_normal, breaks=length(h$breaks),right=F, plot=F)
### get mean/variance of normalized x #####
m = mean(x_normal)
v = var(x_normal)
estBetaParams <- function(mu, var) {
  alpha <- ((1 - mu) / var - 1 / mu) * mu ^ 2
  beta <- alpha * (1 / mu - 1)
  return(params = list(alpha = alpha, beta = beta))
}
### get parameters a, b from beta distribution on normalized x #####
r <- estBetaParams(m,v)
a <- r[1]; b <- r[2]
a <- as.double(a)
b <- as.double(b)
### get new x-axis values by beta distribution of normalized x #####
y_beta<-dbeta(x_normal,a,b)
### fit x_val and y_val #####
x_val = sort(x$PRTIME)
y_val = min(h$counts) + ((y_beta)/(max(y_beta)-min(y_beta))) * (max(h$counts)-min(h$counts))
lines(x_val,y_val, col="blue", lwd=2)
legend((mean(x$PRTIME)+max(x$PRTIME))/2, max(h$counts)+mean(h$counts)/4, c("Normal-fit","Beta-fit"), lty=c(1,1), lwd=c(2.5,2.5),col=c("red","blue"))
dev.off()

x.org = read.csv(file="1024_sec.dat",head=TRUE,sep="\t")
x.sub <- subset(x.org, x.org$ITERNUM <= 300)
x_up = mean(x.sub$METIME) - 0.08*sd(x.sub$METIME) # rather than 2
x_dn = mean(x.sub$METIME) - 2*sd(x.sub$METIME)
x = subset(x.sub, x.sub$METIME >= x_dn & x.sub$METIME <= x_up)
setEPS()
postscript("1024_sec_et_hist.eps")
h = hist(x$METIME, right=F, breaks=max(x$METIME)-min(x$METIME)+1, plot=F)
plot(h, ylim=c(0,40), freq=TRUE,  xaxt='n', col="yellow", main='', xlab='ET (ms)', ylab=expression('Frequency'))
xaxtl <- seq(floor(min(h$mids)),ceiling(max(h$mids)))
axis(side=1, at=xaxtl, labels=xaxtl)
xfit<-seq(min(x$METIME),max(x$METIME),length=40)
yfit<-dnorm(xfit,mean=mean(x$METIME),sd=sd(x$METIME))
yfit <- yfit*diff(h$mids[1:2])*length(x$METIME)
lines(xfit, yfit, col="red", lwd=2)
### perform normalization of x #####
x_normal = (x$METIME-min(x$METIME))/(max(x$METIME)-min(x$METIME))
x_normal = sort(x_normal)
### get histogram on normalized x #####
h_normal = hist(x_normal, breaks=length(h$breaks),right=F, plot=F)
### get mean/variance of normalized x #####
m = mean(x_normal)
v = var(x_normal)
estBetaParams <- function(mu, var) {
  alpha <- ((1 - mu) / var - 1 / mu) * mu ^ 2
  beta <- alpha * (1 / mu - 1)
  return(params = list(alpha = alpha, beta = beta))
}
### get parameters a, b from beta distribution on normalized x #####
r <- estBetaParams(m,v)
a <- r[1]; b <- r[2]
a <- as.double(a)
b <- as.double(b)
### get new x-axis values by beta distribution of normalized x #####
y_beta<-dbeta(x_normal,a,b)
### fit x_val and y_val #####
x_val = sort(x$METIME)
y_val = min(h$counts) + ((y_beta)/(max(y_beta)-min(y_beta))) * (max(h$counts)-min(h$counts))
lines(x_val,y_val, col="blue", lwd=2)
legend((mean(x$METIME)+max(x$METIME))/2, max(h$counts)+mean(h$counts)/5, c("Normal-fit","Beta-fit"), lty=c(1,1), lwd=c(2.5,2.5),col=c("red","blue"))
dev.off()

x.sub <- subset(x.org, x.org$ITERNUM <= 300)
x_up = mean(x.sub$PRTIME) + 2*sd(x.sub$PRTIME)
x_dn = mean(x.sub$PRTIME) - 2*sd(x.sub$PRTIME)
x = subset(x.sub, x.sub$PRTIME >= x_dn & x.sub$PRTIME <= x_up)
postscript("1024_sec_pt_hist.eps")
h = hist(x$PRTIME, right=F, breaks=max(x$PRTIME)-min(x$PRTIME)+1, plot=F)
plot(h, ylim=c(0,40), freq=TRUE,  xaxt='n', col="green", main='', xlab='PT (ms)', ylab=expression('Frequency'))
xaxtl <- seq(floor(min(h$mids)),ceiling(max(h$mids)))
axis(side=1, at=xaxtl, labels=xaxtl)
xfit<-seq(min(x$PRTIME),max(x$PRTIME),length=40)
yfit<-dnorm(xfit,mean=mean(x$PRTIME),sd=sd(x$PRTIME))
yfit <- yfit*diff(h$mids[1:2])*length(x$PRTIME)
lines(xfit, yfit, col="red", lwd=2)
### perform normalization of x #####
x_normal = (x$PRTIME-min(x$PRTIME))/(max(x$PRTIME)-min(x$PRTIME))
x_normal = sort(x_normal)
### get histogram on normalized x #####
h_normal = hist(x_normal, breaks=length(h$breaks),right=F, plot=F)
### get mean/variance of normalized x #####
m = mean(x_normal)
v = var(x_normal)
estBetaParams <- function(mu, var) {
  alpha <- ((1 - mu) / var - 1 / mu) * mu ^ 2
  beta <- alpha * (1 / mu - 1)
  return(params = list(alpha = alpha, beta = beta))
}
### get parameters a, b from beta distribution on normalized x #####
r <- estBetaParams(m,v)
a <- r[1]; b <- r[2]
a <- as.double(a)
b <- as.double(b)
### get new x-axis values by beta distribution of normalized x #####
y_beta<-dbeta(x_normal,a,b)
### fit x_val and y_val #####
x_val = sort(x$PRTIME)
y_val = min(h$counts) + ((y_beta)/(max(y_beta)-min(y_beta))) * (max(h$counts)-min(h$counts))
lines(x_val,y_val, col="blue", lwd=2)
legend(min(x$PRTIME), max(h$counts)+mean(h$counts)/4, c("Normal-fit","Beta-fit"), lty=c(1,1), lwd=c(2.5,2.5),col=c("red","blue"))
dev.off()

x.org = read.csv(file="2048_sec.dat",head=TRUE,sep="\t")
x.sub <- subset(x.org, x.org$ITERNUM <= 300)
x_up = mean(x.sub$METIME) + 0*sd(x.sub$METIME) # rather than 2
x_dn = mean(x.sub$METIME) - 2*sd(x.sub$METIME)
x = subset(x.sub, x.sub$METIME >= x_dn & x.sub$METIME <= x_up)
setEPS()
postscript("2048_sec_et_hist.eps")
h = hist(x$METIME, right=F, breaks=max(x$METIME)-min(x$METIME)+1, plot=F)
plot(h, ylim=c(0,20), freq=TRUE,  xaxt='n', col="yellow", main='', xlab='ET (ms)', ylab=expression('Frequency'))
xaxtl <- seq(floor(min(h$mids)),ceiling(max(h$mids)))
axis(side=1, at=xaxtl, labels=xaxtl)
xfit<-seq(min(x$METIME),max(x$METIME),length=40)
yfit<-dnorm(xfit,mean=mean(x$METIME),sd=sd(x$METIME))
yfit <- yfit*diff(h$mids[1:2])*length(x$METIME)
lines(xfit, yfit, col="red", lwd=2)
### perform normalization of x #####
x_normal = (x$METIME-min(x$METIME))/(max(x$METIME)-min(x$METIME))
x_normal = sort(x_normal)
### get histogram on normalized x #####
h_normal = hist(x_normal, breaks=length(h$breaks),right=F, plot=F)
### get mean/variance of normalized x #####
m = mean(x_normal)
v = var(x_normal)
estBetaParams <- function(mu, var) {
  alpha <- ((1 - mu) / var - 1 / mu) * mu ^ 2
  beta <- alpha * (1 / mu - 1)
  return(params = list(alpha = alpha, beta = beta))
}
### get parameters a, b from beta distribution on normalized x #####
r <- estBetaParams(m,v)
a <- r[1]; b <- r[2]
a <- as.double(a)
b <- as.double(b)
### get new x-axis values by beta distribution of normalized x #####
y_beta<-dbeta(x_normal,a,b)
### fit x_val and y_val #####
x_val = sort(x$METIME)
y_val = min(h$counts) + ((y_beta)/(max(y_beta)-min(y_beta))) * (max(h$counts)-min(h$counts))
lines(x_val,y_val, col="blue", lwd=2)
legend(min(x$METIME), max(h$counts)+mean(h$counts)/5, c("Normal-fit","Beta-fit"), lty=c(1,1), lwd=c(2.5,2.5),col=c("red","blue"))
dev.off()

x.sub <- subset(x.org, x.org$ITERNUM <= 300)
x_up = mean(x.sub$PRTIME) + 2*sd(x.sub$PRTIME)
x_dn = mean(x.sub$PRTIME) - 2*sd(x.sub$PRTIME)
x = subset(x.sub, x.sub$PRTIME >= x_dn & x.sub$PRTIME <= x_up)
postscript("2048_sec_pt_hist.eps")
h = hist(x$PRTIME, right=F, breaks=max(x$PRTIME)-min(x$PRTIME)+1, plot=F)
plot(h, ylim=c(0,25), freq=TRUE,  xaxt='n', col="green", main='', xlab='PT (ms)', ylab=expression('Frequency'))
xaxtl <- seq(floor(min(h$mids)),ceiling(max(h$mids)))
axis(side=1, at=xaxtl, labels=xaxtl)
xfit<-seq(min(x$PRTIME),max(x$PRTIME),length=40)
yfit<-dnorm(xfit,mean=mean(x$PRTIME),sd=sd(x$PRTIME))
yfit <- yfit*diff(h$mids[1:2])*length(x$PRTIME)
lines(xfit, yfit, col="red", lwd=2)
### perform normalization of x #####
x_normal = (x$PRTIME-min(x$PRTIME))/(max(x$PRTIME)-min(x$PRTIME))
x_normal = sort(x_normal)
### get histogram on normalized x #####
h_normal = hist(x_normal, breaks=length(h$breaks),right=F, plot=F)
### get mean/variance of normalized x #####
m = mean(x_normal)
v = var(x_normal)
estBetaParams <- function(mu, var) {
  alpha <- ((1 - mu) / var - 1 / mu) * mu ^ 2
  beta <- alpha * (1 / mu - 1)
  return(params = list(alpha = alpha, beta = beta))
}
### get parameters a, b from beta distribution on normalized x #####
r <- estBetaParams(m,v)
a <- r[1]; b <- r[2]
a <- as.double(a)
b <- as.double(b)
### get new x-axis values by beta distribution of normalized x #####
y_beta<-dbeta(x_normal,a,b)
### fit x_val and y_val #####
x_val = sort(x$PRTIME)
y_val = min(h$counts) + ((y_beta)/(max(y_beta)-min(y_beta))) * (max(h$counts)-min(h$counts))
lines(x_val,y_val, col="blue", lwd=2)
legend((mean(x$PRTIME)+max(x$PRTIME))/2, max(h$counts)+mean(h$counts)/4, c("Normal-fit","Beta-fit"), lty=c(1,1), lwd=c(2.5,2.5),col=c("red","blue"))
dev.off()

x.org = read.csv(file="4096_sec.dat",head=TRUE,sep="\t")
x.sub <- subset(x.org, x.org$ITERNUM <= 300)
x_up = mean(x.sub$METIME) - 0.05*sd(x.sub$METIME) # rather than 2
x_dn = mean(x.sub$METIME) - 2*sd(x.sub$METIME)
x = subset(x.sub, x.sub$METIME >= x_dn & x.sub$METIME <= x_up)
setEPS()
postscript("4096_sec_et_hist.eps")
h = hist(x$METIME, right=F, breaks=max(x$METIME)-min(x$METIME)+1, plot=F)
plot(h, ylim=c(0,4), freq=TRUE,  xaxt='n', col="yellow", main='', xlab='ET (ms)', ylab=expression('Frequency'))
xaxtl <- seq(floor(min(h$mids)),ceiling(max(h$mids)))
axis(side=1, at=xaxtl, labels=xaxtl)
xfit<-seq(min(x$METIME),max(x$METIME),length=40)
yfit<-dnorm(xfit,mean=mean(x$METIME),sd=sd(x$METIME))
yfit <- yfit*diff(h$mids[1:2])*length(x$METIME)
lines(xfit, yfit, col="red", lwd=2)
### perform normalization of x #####
x_normal = (x$METIME-min(x$METIME))/(max(x$METIME)-min(x$METIME))
x_normal = sort(x_normal)
### get histogram on normalized x #####
h_normal = hist(x_normal, breaks=length(h$breaks),right=F, plot=F)
### get mean/variance of normalized x #####
m = mean(x_normal)
v = var(x_normal)
estBetaParams <- function(mu, var) {
  alpha <- ((1 - mu) / var - 1 / mu) * mu ^ 2
  beta <- alpha * (1 / mu - 1)
  return(params = list(alpha = alpha, beta = beta))
}
### get parameters a, b from beta distribution on normalized x #####
r <- estBetaParams(m,v)
a <- r[1]; b <- r[2]
a <- as.double(a)
b <- as.double(b)
### get new x-axis values by beta distribution of normalized x #####
y_beta<-dbeta(x_normal,a,b)
### fit x_val and y_val #####
x_val = sort(x$METIME)
y_val = min(h$counts) + ((y_beta)/(max(y_beta)-min(y_beta))) * (max(h$counts)-min(h$counts))
lines(x_val,y_val, col="blue", lwd=2)
legend(min(x$METIME), 4, c("Normal-fit","Beta-fit"), lty=c(1,1), lwd=c(2.5,2.5),col=c("red","blue"))
dev.off()

x.sub <- subset(x.org, x.org$ITERNUM <= 300)
x_up = mean(x.sub$PRTIME) + 2*sd(x.sub$PRTIME)
x_dn = mean(x.sub$PRTIME) - 2*sd(x.sub$PRTIME)
x = subset(x.sub, x.sub$PRTIME >= x_dn & x.sub$PRTIME <= x_up)
postscript("4096_sec_pt_hist.eps")
h = hist(x$PRTIME, right=F, breaks=max(x$PRTIME)-min(x$PRTIME)+1, plot=F)
plot(h, ylim=c(0,10), freq=TRUE,  xaxt='n', col="green", main='', xlab='PT (ms)', ylab=expression('Frequency'))
xaxtl <- seq(floor(min(h$mids)),ceiling(max(h$mids)))
axis(side=1, at=xaxtl, labels=xaxtl)
xfit<-seq(min(x$PRTIME),max(x$PRTIME),length=40)
yfit<-dnorm(xfit,mean=mean(x$PRTIME),sd=sd(x$PRTIME))
yfit <- yfit*diff(h$mids[1:2])*length(x$PRTIME)
lines(xfit, yfit, col="red", lwd=2)
### perform normalization of x #####
x_normal = (x$PRTIME-min(x$PRTIME))/(max(x$PRTIME)-min(x$PRTIME))
x_normal = sort(x_normal)
### get histogram on normalized x #####
h_normal = hist(x_normal, breaks=length(h$breaks),right=F, plot=F)
### get mean/variance of normalized x #####
m = mean(x_normal)
v = var(x_normal)
estBetaParams <- function(mu, var) {
  alpha <- ((1 - mu) / var - 1 / mu) * mu ^ 2
  beta <- alpha * (1 / mu - 1)
  return(params = list(alpha = alpha, beta = beta))
}
### get parameters a, b from beta distribution on normalized x #####
r <- estBetaParams(m,v)
a <- r[1]; b <- r[2]
a <- as.double(a)
b <- as.double(b)
### get new x-axis values by beta distribution of normalized x #####
y_beta<-dbeta(x_normal,a,b)
### fit x_val and y_val #####
x_val = sort(x$PRTIME)
y_val = min(h$counts) + ((y_beta)/(max(y_beta)-min(y_beta))) * (max(h$counts)-min(h$counts))
lines(x_val,y_val, col="blue", lwd=2)
legend(min(x$PRTIME), max(h$counts), c("Normal-fit","Beta-fit"), lty=c(1,1), lwd=c(2.5,2.5),col=c("red","blue"))
dev.off()
